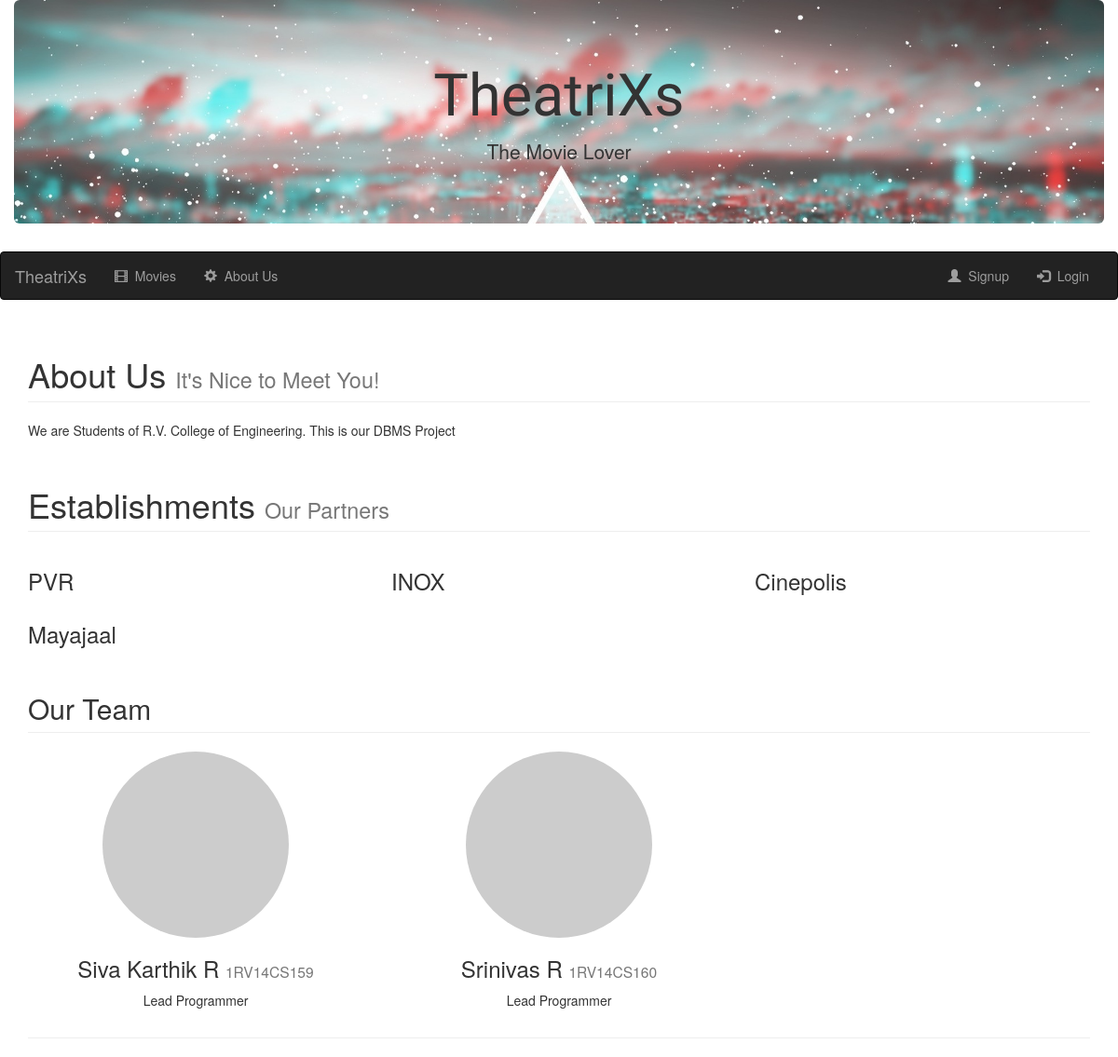
The page /about/ on the database its author committed.
### Establishments/models.py (models this page shows, shortened)
class Establishment(models.Model):
    name = models.CharField(max_length=255)
    user = models.OneToOneField(User)

### Home/views.py (the view)
# urls.py: url(r'^about/$', views.AboutView.as_view(),name='about'),
class AboutView(View):
    template_name = 'Home/about.html'
    establishments = Establishment.objects.all()
    def get(self,request):
        return render(request,self.template_name,{'establishments':self.establishments})

### Login/context_processors.py (called while the page is built)
def get_user_wallet(request):
    if request.user.is_authenticated and not request.user.is_anonymous and request.user.groups.filter(name='NormalUser').exists():
        try:
            if UserWallet.objects.get(user=request.user) is not None:
                return {'usrwlt':UserWallet.objects.get(user=request.user)}
        except:
            pass
    else:
        return {'usrwlt':None}

def get_user_role(request):
    if request.user.is_authenticated and request.user.groups.filter(name='Establishment').exists() and not request.user.is_anonymous:
        return {'role':Establishment.objects.get(user=request.user).name}
    else:
        return {'role':None}

def isEstablishment(request):
    if request.user.is_authenticated and request.user.groups.filter(name='Establishment').exists() and not request.user.is_anonymous:
        return {'isEstablishment':True}
    else:
        return {'isEstablishment':False}

### Home/templates/Home/about.html (shortened to what this page needs)
{% extends 'Movies/base.html' %}
{% block body %}
   <div class="container ">
        <div class="row">
            <div class="col-lg-12">
                <h1 class="page-header">About Us
                    <small>It's Nice to Meet You!</small>
                </h1>
                <p>We are Students of R.V. College of Engineering. This is our DBMS Project</p>
            </div>
        </div>
       <div class = "row">
            <div class="col-lg-12">
                <h1 class="page-header">Establishments
                    <small>Our Partners</small>
                </h1>
            </div>
                {% for e in establishments %}
                    <div class = "col-lg-4">
                        <h3>{{ e.name }}</h3>
                     </div>
                {% endfor %}
       </div>
        <div class="row">
            <div class="col-lg-12">
                <h2 class="page-header">Our Team</h2>
            </div>
            <div class="col-lg-4 col-sm-6 text-center">
                <img class="img-circle img-responsive img-center" src="http://placehold.it/200x200" alt="">
                <h3>Siva Karthik R
                    <small>1RV14CS159</small>
                </h3>
                <p>Lead Programmer</p>
            </div>
            <div class="col-lg-4 col-sm-6 text-center">
                <img class="img-circle img-responsive img-center" src="http://placehold.it/200x200" alt="">
                <h3>Srinivas R
                    <small>1RV14CS160</small>
                </h3>
                <p>Lead Programmer</p>
            </div>
        </div>
        <hr>
    </div>
{% endblock %}

### Home/templates/Home/about.html (style rules this page uses)
.img-center { margin: 0 auto; }

### rows shown on the page
Establishment: name "PVR"
Establishment: name "INOX"
Establishment: name "Cinepolis"
Establishment: name "Mayajaal"
